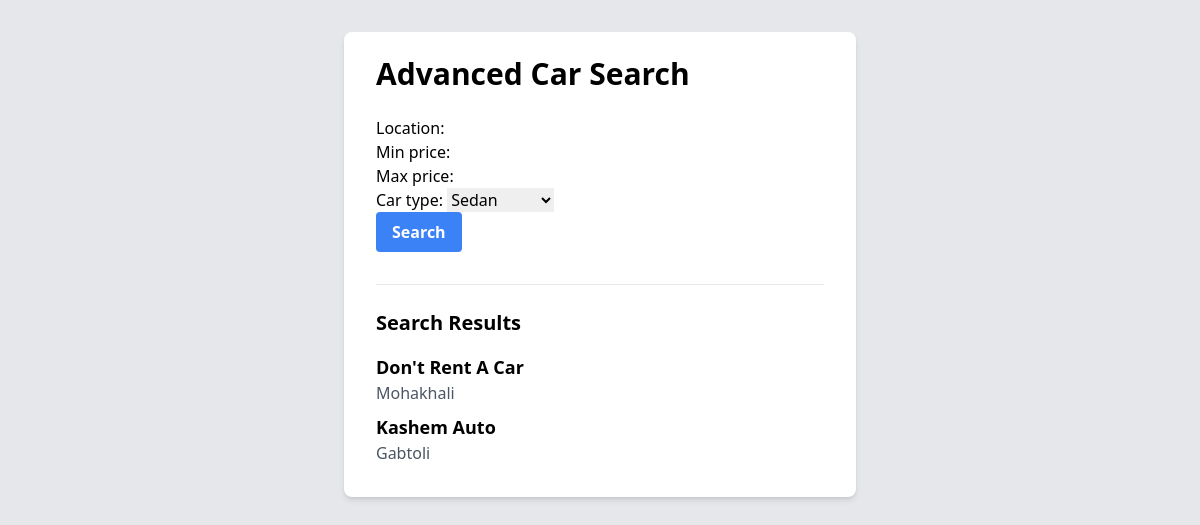
The page /advanced-car-search/ on the database its author committed.
### tbp/models.py (models this page shows, shortened)
class Agency(models.Model):
    id = models.AutoField(primary_key=True)
    name = models.CharField(max_length=255)
    phone = models.CharField(max_length=20)
    location = models.CharField(max_length=255)

### tbp/views.py (the view)
# urls.py: path('advanced-car-search/', views.advanced_car_search, name='advanced_car_search'),
def advanced_car_search(request):
    form = AdvancedCarSearchForm(request.GET)
    agencies = []
    if form.is_valid():
        agencies = form.filter_agencies()
    return render(request, 'advanced_car_search.html', {'form': form, 'agencies': agencies})

### tbp/forms.py
class AdvancedCarSearchForm(forms.Form):
    location = forms.CharField(required=False)
    min_price = forms.DecimalField(required=False, min_value=0)
    max_price = forms.DecimalField(required=False, min_value=0)
    car_type = forms.ChoiceField(choices=Vehicle.CAR_TYPE_CHOICES, required=False)
    def filter_agencies(self):
        queryset = Agency.objects.all()
        location = self.cleaned_data.get('location')
        min_price = self.cleaned_data.get('min_price')
        max_price = self.cleaned_data.get('max_price')
        car_type = self.cleaned_data.get('car_type')
        if location:
            queryset = queryset.filter(location__icontains=location)
        if min_price:
            queryset = queryset.filter(vehicle__price__gte=min_price)
        if max_price:
            queryset = queryset.filter(vehicle__price__lte=max_price)
        if car_type:
            queryset = queryset.filter(vehicle__car_type=car_type)
        return queryset.distinct()

### tbp/templates/advanced_car_search.html (shortened to what this page needs)
<!DOCTYPE html>
<html lang="en">
<head>
    <link href="https://cdn.jsdelivr.net/npm/tailwindcss@2.2.19/dist/tailwind.min.css" rel="stylesheet">
</head>
<body class="bg-gray-200 p-8">
    <div class="max-w-lg mx-auto bg-white shadow-md rounded-lg px-8 py-6">
        <h1 class="text-3xl font-semibold mb-6">Advanced Car Search</h1>
        <form method="GET" class="mb-8">
            {{ form.as_p }}
            <button type="submit" class="bg-blue-500 hover:bg-blue-600 text-white font-semibold px-4 py-2 rounded inline-block">Search</button>
        </form>
        <hr class="mb-6">
        {% if agencies %}
            <h2 class="text-xl font-semibold mb-4">Search Results</h2>
            <ul>
                {% for agency in agencies %}
                    <li class="mb-2">
                        <span class="block text-lg font-semibold">{{ agency.name }}</span>
                        <span class="block text-gray-600">{{ agency.location }}</span>
                    </li>
                {% endfor %}
            </ul>
        {% endif %}
    </div>
</body>
</html>

### rows shown on the page
Agency: name "Don't Rent A Car", location "Mohakhali"
Agency: name "Kashem Auto", location "Gabtoli"
